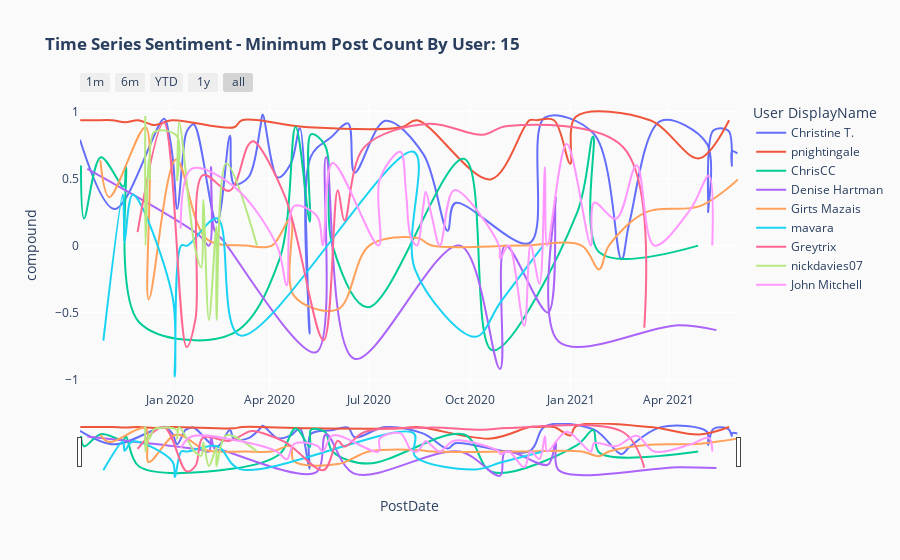

Source (notebook cell):
### Code cell
MinimumPostCount = 15
fig = px.line(dfUserSentimentOverTime.groupby("User DisplayName").filter(lambda x: len(x) > MinimumPostCount), 
              x='PostDate',  
              y='compound', 
              title='<b>Time Series Sentiment - Minimum Post Count By User: {}<b>'.format(MinimumPostCount), 
              color='User DisplayName',
             line_shape='spline')
fig.update_xaxes(
    rangeslider_visible=True,
    rangeselector=dict(
        buttons=list([
            dict(count=1, label="1m", step="month", stepmode="backward"),
            dict(count=6, label="6m", step="month", stepmode="backward"),
            dict(count=1, label="YTD", step="year", stepmode="todate"),
            dict(count=1, label="1y", step="year", stepmode="backward"),
            dict(step="all")
        ]) 
    )    
)

fig.update_layout({
    'plot_bgcolor': 'rgba(0,0,0,0)', 
'paper_bgcolor': 'rgb(250,250,250)',
})



fig.write_html('UserSentimentOverTimeWithSlider.html')
fig.show()
